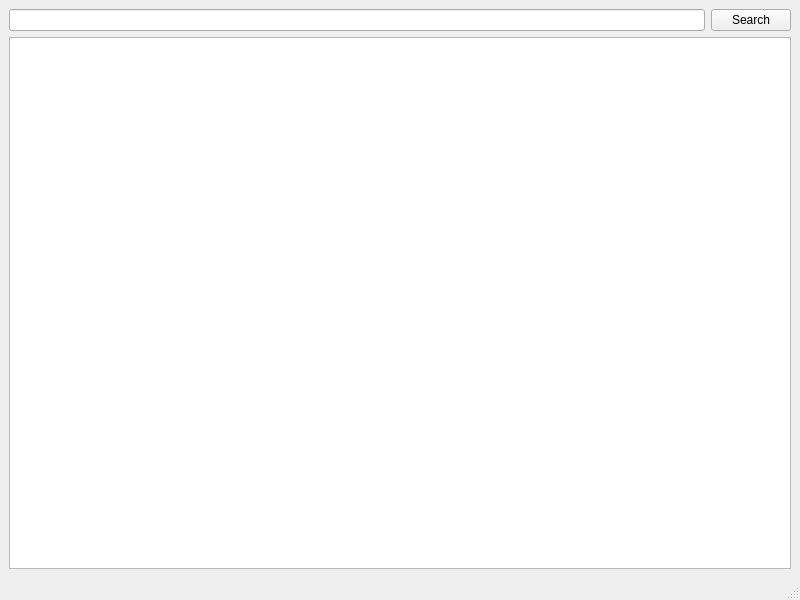
<?xml version="1.0" encoding="UTF-8"?>
<ui version="4.0">
 <class>StoreMainWindow</class>
 <widget class="QMainWindow" name="StoreMainWindow">
  <property name="geometry">
   <rect>
    <x>0</x>
    <y>0</y>
    <width>800</width>
    <height>600</height>
   </rect>
  </property>
  <property name="windowTitle">
   <string>Store</string>
  </property>
  <widget class="QWidget" name="centralwidget">
   <layout class="QVBoxLayout" name="verticalLayout">
    <item>
     <layout class="QHBoxLayout" name="horizontalLayout_2">
      <item>
       <widget class="QLineEdit" name="search"/>
      </item>
      <item>
       <widget class="QPushButton" name="searchButton">
        <property name="text">
         <string>Search</string>
        </property>
       </widget>
      </item>
     </layout>
    </item>
    <item>
     <widget class="QListWidget" name="paths"/>
    </item>
   </layout>
  </widget>
  <widget class="QMenuBar" name="menubar">
   <property name="geometry">
    <rect>
     <x>0</x>
     <y>0</y>
     <width>800</width>
     <height>21</height>
    </rect>
   </property>
  </widget>
  <widget class="QStatusBar" name="statusbar"/>
 </widget>
 <resources/>
 <connections>
  <connection>
   <sender>search</sender>
   <signal>editingFinished()</signal>
   <receiver>searchButton</receiver>
   <slot>click()</slot>
   <hints>
    <hint type="sourcelabel">
     <x>442</x>
     <y>39</y>
    </hint>
    <hint type="destinationlabel">
     <x>740</x>
     <y>41</y>
    </hint>
   </hints>
  </connection>
 </connections>
</ui>
